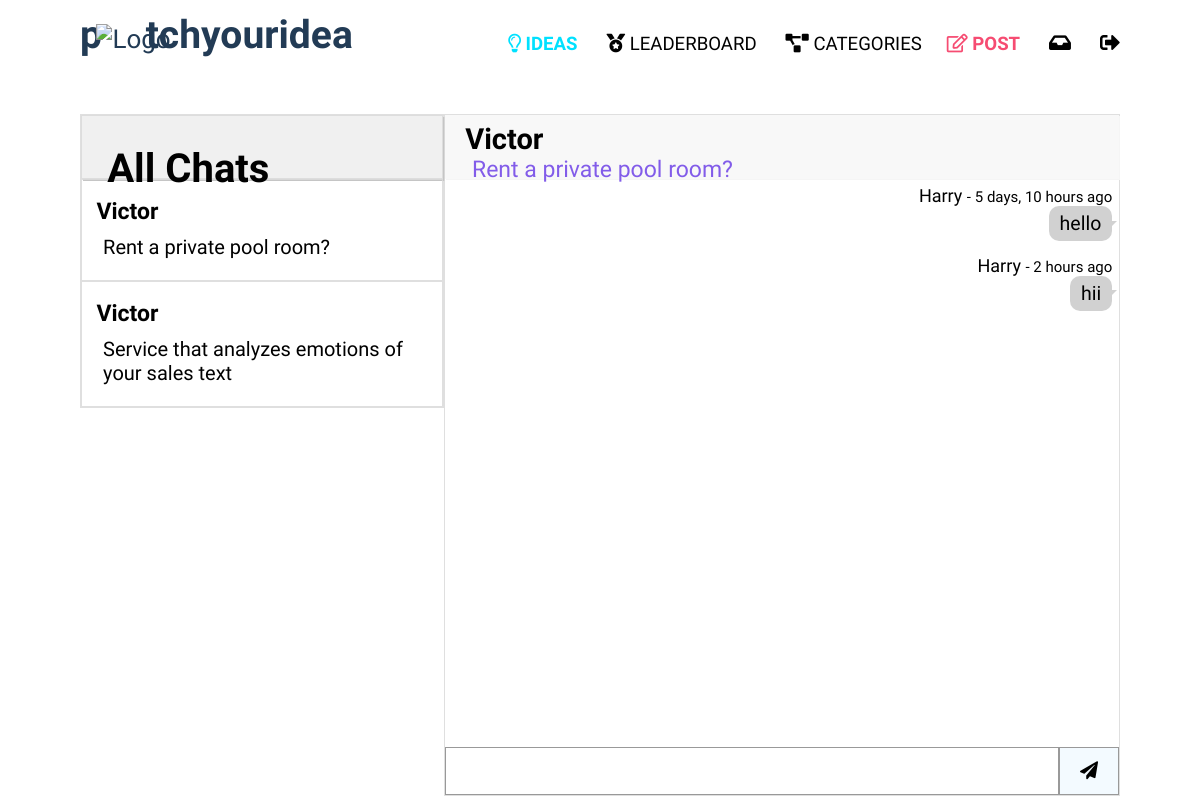
Screenshot of /41/1/2 (signed in) with the database file from the repository.
### website/models.py (models this page shows, shortened)
class Chat(models.Model):
    post = models.ForeignKey(Post, on_delete=models.CASCADE, related_name="postchat")
    owner = models.ForeignKey(User, on_delete=models.CASCADE, related_name="postowner")
    visitor = models.ForeignKey(User, on_delete=models.CASCADE, related_name="postvisitor")
    timestamp = models.DateTimeField(auto_now_add=True, null=True)
    notification = models.CharField(max_length=64, default='')
    lastsent = models.ForeignKey(User, on_delete=models.CASCADE, related_name="lastsentuser", null=True)

class User(AbstractUser):
    USERNAME_FIELD = 'email'
    email = models.EmailField(('email address'), unique=True)
    REQUIRED_FIELDS = ['username']

class Post(models.Model):
    user = models.ForeignKey(User, on_delete=models.CASCADE, related_name="owner")
    title = models.CharField(max_length=64, default='Untitled')
    post = RichTextField(blank=True, null=True)
    image1 = models.ImageField(blank=True, null=True, upload_to="images/")
    image2 = models.ImageField(blank=True, null=True, upload_to="images/")
    image3 = models.ImageField(blank=True, null=True, upload_to="images/")
    image4 = models.ImageField(blank=True, null=True, upload_to="images/")
    image5 = models.ImageField(blank=True, null=True, upload_to="images/")
    category = models.CharField(choices=category_choices, max_length=64, default='Others')
    timestamp = models.DateTimeField(auto_now_add=True)
    editedtrue = models.CharField(max_length=64, default='')
    updated_timestamp = models.DateTimeField(auto_now=True)
    liked = models.ManyToManyField(User, related_name="liked_user")
    favourited = models.ManyToManyField(User, related_name="favourited_user")
    updates = models.IntegerField(default='0', null=True)

class Message(models.Model):
    sender = models.ForeignKey(User, on_delete=models.CASCADE, related_name="sent_messages")
    receiver = models.ForeignKey(User, on_delete=models.CASCADE, related_name="received_messages")
    message = models.TextField()
    seen = models.BooleanField(default=False)
    post = models.ForeignKey(Post, on_delete=models.CASCADE, related_name="postmessage", null=True)
    date_created = models.DateTimeField(auto_now_add=True)
    class Meta:
        ordering = ("date_created", )

### website/views.py (the view)
# urls.py: path("<int:post_id>/<int:owner_id>/<int:visitor_id>", views.chatroom, name="chatroom"),
def chatroom(request, post_id, owner_id, visitor_id):
    chats = Chat.objects.filter(Q(owner=request.user)| Q(visitor = request.user)).order_by('-timestamp')
    other_user = get_object_or_404(User, pk=owner_id)
    post = Post.objects.get(id=post_id)
    messages = Message.objects.filter(
        Q(receiver=request.user, sender=other_user, post=post)
    )
    messages.update(seen=True)
    messages = messages | Message.objects.filter(Q(receiver=other_user, sender=request.user, post=post))
    visitor = User.objects.get(id=visitor_id)
    if Chat.objects.filter(post=post, owner=visitor, visitor=other_user).exists():
        pass
    else:
        if Message.objects.filter(post=post, receiver=other_user, sender=visitor).exists():
            Chat.objects.get_or_create(post=post, owner=other_user, visitor=visitor)
    return render(request, "website/chatroom.html", {
        "other_user": other_user,
        "messages": messages,
        "post": post,
        "visitor": visitor,
        "chats": chats,
    })

### website/templates/website/chatroom.html (shortened to what this page needs)
{% extends 'website/layout2.html' %}
{% load static %}
{% load mathfilters %}
{% load humanize %}
{% load post_tags %}
{% block body %}
        <div class="max-width">
            <div class="allchats">
                <div class="chatslist">
                    <div class="allchatheadingroom">
                        <h2>All Chats</h2>
                    </div>
                    <div>
                        {% for chat in chats %}
                            {% if chat.visitor.id != request.user.id or chat.owner.id != request.user.id %}
                                {% if request.user == chat.owner %}
                                    {% url 'chatroom' chat.post.id chat.visitor.id request.user.id as selecturl %}
                                    <a href="{% url 'chatroom' chat.post.id chat.visitor.id request.user.id%}">
                                        <div class="specificchat">
                                            <p class="username">{{chat.visitor.username}}</p>
                                            <p class="posttitle">{{chat.post.title}} <span>[your idea]</span></p>
                                            <p class="unreceivedmsg">{% if chat.lastsent != request.user %}{{chat.notification}}{% endif %}</p>
                                            </div>
                                    </a>
                                {% else %}
                                    <a href="{% url 'chatroom' chat.post.id chat.owner.id request.user.id %}">
                                        <div class="specificchat">
                                            <p class="username">{{chat.owner.username}}</p>
                                            <p class="posttitle">{{chat.post.title}}</p>
                                            <p class="unreceivedmsg">{% if chat.lastsent != request.user %}{{chat.notification}}{% endif %}</p>
                                        </div>
                                    </a>
                                {% endif %}
                            {% endif %}
                        {% endfor %}
                    </div>
                </div>
                <div class="chat">
                    <div class="chatheading">
                        <h4>{{other_user.username}}</h4>
                        <p><a href="{% url 'idea' post.id %}" title="Idea Details">{{post.title}}</a></p>
                    </div>
                    <div class="container-fluid">
                            <div class="messages-area">
                                {% for message in messages %}
                                <div class="message
                                {% if message.sender == request.user %}right{% else %}left{% endif %}
                                ">
                                    <div class="sent-by">{{ message.sender.username }} <span>- {{ message.date_created|naturaltime }}</span></div>
                                    <div class="content">{{ message.message }}</div>
                                </div>
                                {% endfor %}
                            </div>
                            <div class="input-area">
                                <input type="textarea" id="message-input">
                                <button id="send-btn"><i class="fa fa-send"></i></button>
                            </div>
                    </div>
                </div>
            </div>
        </div>
{% endblock %}

### website/static/website/homepage.css (style rules this page uses)
* { margin: 0; padding: 0; box-sizing: border-box; text-decoration: none; font-family:'Dosis', sans-serif; }
button { outline: none; }
.max-width { max-width: 1400px; padding: 0 80px; margin: auto; }
html { scroll-behavior: smooth; }
.allchats { padding-top: 11%; }
.allchats h2 { font-size: 40px; padding: 8% 0% 10% 7%; }
.chatslist { float: left; width: 35%; border: 1px solid rgba(219, 219, 219, 0.884); }
.specificchat { padding: 5% 4% 5% 4%; transition: ease-in-out 0.3s; border: 1px solid rgba(219, 219, 219, 0.884); }
.specificchat p { color: black; }
.specificchat .username { font-size: 23px; font-weight: 600; padding-bottom: 3%; }
.specificchat .posttitle { font-size: 20px; font-weight: 400; padding-left: 2%; }
.specificchat .unreceivedmsg { font-size: 16px; padding: 1% 0% 0% 3%; font-style: italic; }
.chat { float: right; width: 65%; height: 85.15vh; margin: auto; border: 1px solid rgba(219, 219, 219, 0.884); text-align: center; }
.allchatheadingroom { background-color: rgb(240, 240, 240); border: 1px solid rgba(219, 219, 219, 0.884); box-shadow: 2px 2px rgb(197, 197, 197); height: 7.9vh; }
.allchatheadingroom h2 { font-size: 40px; padding: 8% 0% 10% 7%; }
.chatheading { height: 7.9vh; background-color: rgb(248, 248, 248); box-shadow: 1px 1px whitesmoke; display: inline-flexbox; justify-content: left; align-items:left; }
.chatheading h4 { padding-left: 3%; padding-top: 2%; font-size: 29px; font-weight: 600; text-align: left; }
.chatheading a { color: rgb(130, 92, 233); font-size: 23px; font-weight: 400; }
.chatheading p { text-align: left; padding-left: 4%; }
.messages-area { height: 71vh; padding: 1% 1% 0% 1%; overflow-y: scroll; overflow-x: hidden; }
.input-area { height: 6vh; display: flex; flex-direction: row; justify-content: center; }
.input-area #message-input { font-size: 19.5px; word-wrap: break-word; }
#message-input { padding: 20px; width: 100%; border: 1px solid rgb(153, 153, 153); }
#send-btn { font-size: 18px; font-weight: 700; padding: 10px 20px; cursor: pointer; border: 1px solid rgb(153, 153, 153); background-color: rgba(239, 249, 255, 0.747); }
.message.right { text-align: right; }
.message.right .content { background-color: rgb(209, 209, 209); }
.message { padding-bottom: 2%; }
.message .sent-by { font-size: 18px; }
.message .sent-by span { font-size: 15px; }
.message .content { padding: 6px 11px; border-radius: 10px; max-width: 80%; display: inline-block; position: relative; font-size: 19.5px; }
.message.right .content::after { content: ''; position: absolute; right: 0; top: 50%; width: 0; height: 0; border: 15px solid transparent; border-left-color: rgb(209, 209, 209); border-right: 0; border-top: 0; margin-top: -3px; margin-right: -5px; }
@media (max-width:1366px) { .max-width { max-width: 1330px; } }
@media (max-width:1366px) { .chatheading h4 { padding-top: 1%; } }

### rows the page displays
Chat: owner.username "Victor", post "Rent a private pool room?"
Chat: owner.username "Victor", post "Service that analyzes emotions of your sales text"
User: username "Victor"
Post: title "Rent a private pool room?"
Message: sender.username "Harry", date_created "5 days, 10 hours ago", message "hello"
Message: sender.username "Harry", date_created "2 hours ago", message "hii"
